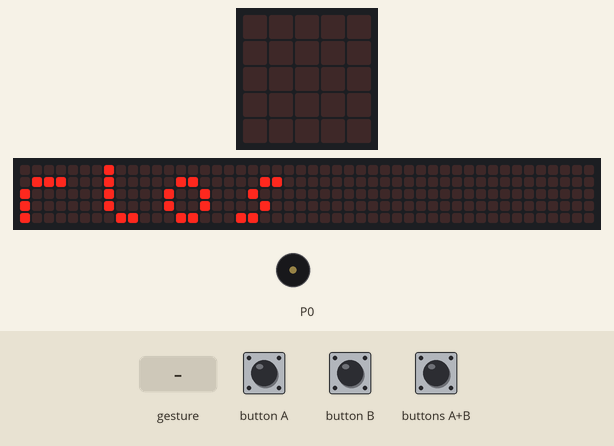
The program below on a simulated BBC micro:bit (MakeCode). On the bench: the board's 5×5 LED display, a strip that is not on the board, showing the scrolling text unrolled, buzzer (waves = sounding). The inputs (shaded band) are chosen by the test bench. A tilt is held for 1.5 s and a shake lasts 1 s, then the board lies face up again; the 48×5 strip is a reading aid, not a part: it shows the text the display is scrolling, unrolled, one strip-width of it at a time.

Above: at 16.1 s.
17.8 s: button A pressed for 0.15 s
At 18.15 s:
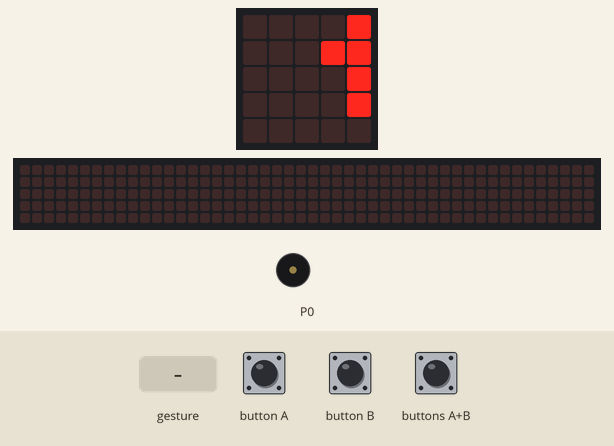
18.5 s: gesture 'shake'
At 18.52 s:
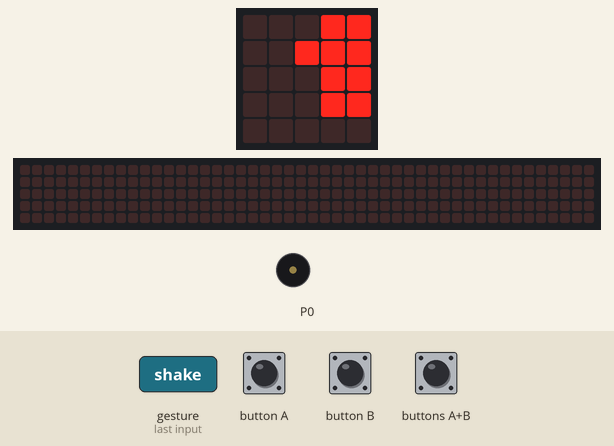
At 19.36 s:
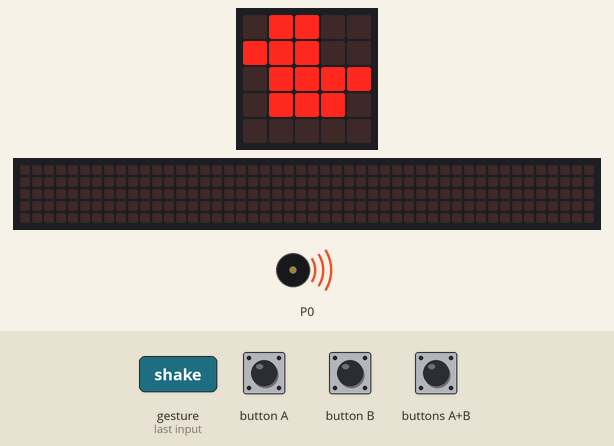
20.5 s: button B pressed for 0.15 s
At 20.74 s:
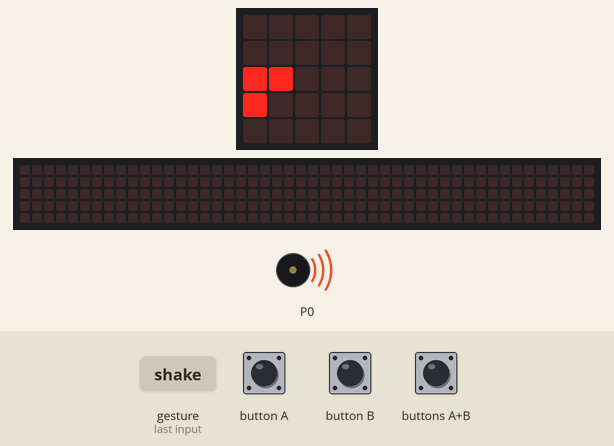
21.2 s: buttons A+B pressed for 0.15 s
21.9 s: buttons A+B pressed for 1 s
23.5 s: gesture 'shake'
Timing chart, 0 to 32.2 s (numbered marks = the images above; inputs shaded):
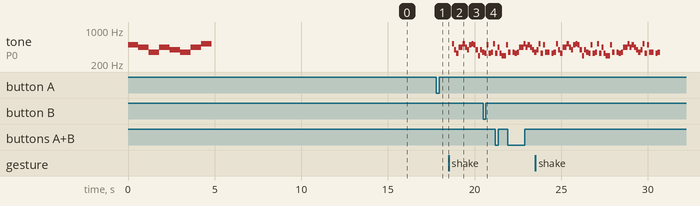

Measured:
- after the input at 17.8 s, the display: changes after 0.15 s (image 1)
- after the input at 18.5 s, tone on P0: plays 523 Hz for 0.13 s, 392 Hz for 0.13 s, 330 Hz for 0.13 s, 440 Hz for 0.25 s, 523 Hz for 0.13 s, 440 Hz for 0.13 s … (14 notes in this stretch), starting after 0.20 s
- what the display in image 0 shows lasts 0.4 s, from 16.1 s to 16.5 s
- what the display in image 3 shows lasts 0.6 s, from 19.2 s to 19.8 s

The program:

main.ts
```typescript
input.onButtonPressed(Button.A, function () {
    for (let index = 0; index < 2; index++) {
        basic.showLeds(`
            . . . . #
            . . . # #
            . . . . #
            . . . . #
            . . . . .
            `)
        basic.showLeds(`
            . . . # #
            . . # # #
            . . . # #
            . . . # #
            . . . . .
            `)
        basic.showLeds(`
            . . # # .
            . # # # .
            . . # # #
            . . # # #
            . . . . .
            `)
        basic.showIcon(IconNames.Duck)
        basic.showLeds(`
            # # . . .
            # # . . .
            # # # # .
            # # # . .
            . . . . .
            `)
        basic.showLeds(`
            # . . . .
            # . . . .
            # # # . .
            # # . . .
            . . . . .
            `)
        basic.showLeds(`
            . . . . .
            . . . . .
            # # . . .
            # . . . .
            . . . . .
            `)
        basic.showLeds(`
            . . . . .
            . . . . .
            # . . . .
            . . . . .
            . . . . .
            `)
        basic.clearScreen()
        basic.showLeds(`
            . . . . #
            . . . . .
            . . . . .
            . . . . .
            . . . . .
            `)
        basic.showLeds(`
            . . . # #
            . . . . #
            . . . . #
            . . . . #
            . . . . #
            `)
        basic.showLeds(`
            . . # # .
            . . . # .
            . . . # .
            . . . # #
            . . . # .
            `)
        basic.showLeds(`
            . # # . .
            . . # . .
            . . # . .
            . . # # #
            . . # . .
            `)
        basic.showLeds(`
            # # . . .
            . # . . .
            . # . . .
            . # # # .
            . # . # .
            `)
        basic.showLeds(`
            # . . . .
            # . . . .
            # . . . .
            # # # . .
            # . # . .
            `)
        basic.showLeds(`
            . . . . .
            . . . . .
            . . . . .
            # # . . .
            . # . . .
            `)
        basic.showLeds(`
            . . . . .
            . . . . .
            . . . . .
            # . . . .
            # . . . .
            `)
        basic.clearScreen()
    }
})
input.onButtonPressed(Button.AB, function () {
    basic.showArrow(ArrowNames.North)
})
input.onButtonPressed(Button.B, function () {
    basic.showIcon(IconNames.Happy)
    basic.showIcon(IconNames.Asleep)
    basic.showIcon(IconNames.Sad)
})
input.onGesture(Gesture.Shake, function () {
    music.playMelody("C5 G E A A C5 A G ", 500)
    music.playMelody("B C5 B G D G F E ", 500)
    music.playMelody("B E F C5 E A E D ", 500)
    music.playMelody("D B F - F E F A ", 500)
    music.playMelody("A C5 A B A G F G ", 500)
    music.playMelody("C5 E B F F - E F ", 500)
})
music.playMelody("B A F A G F A C5 ", 100)
basic.showString("salut Carlos")
```

test.ts
```typescript
// les tests vont ici ; cela ne sera pas compilé si ce paquet est utilisé en tant qu'extension.
```
